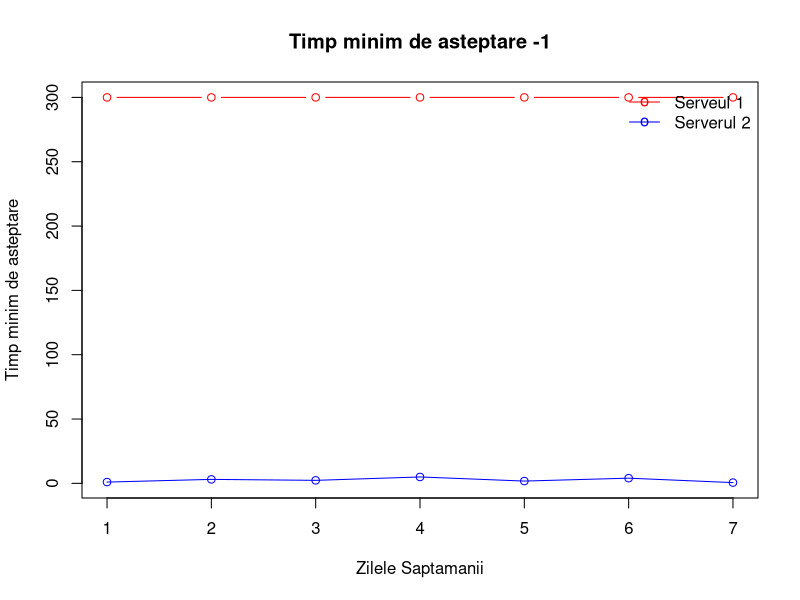
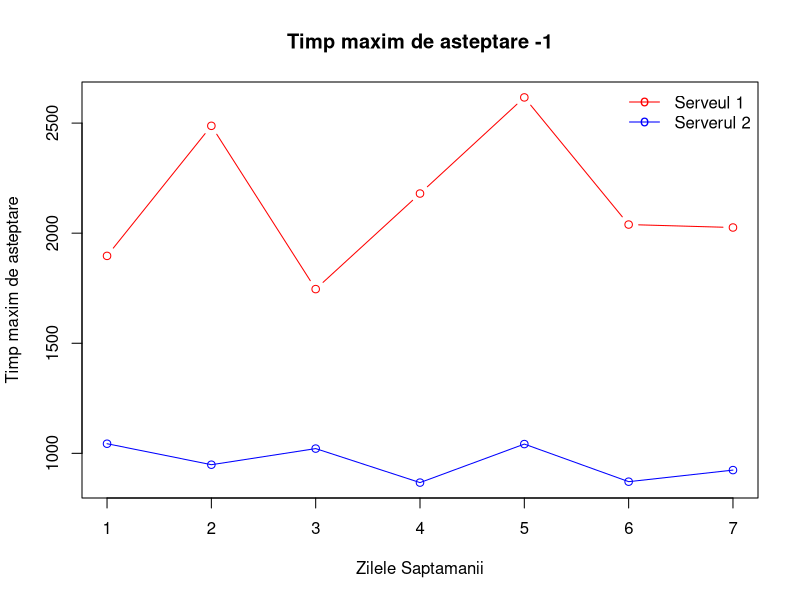
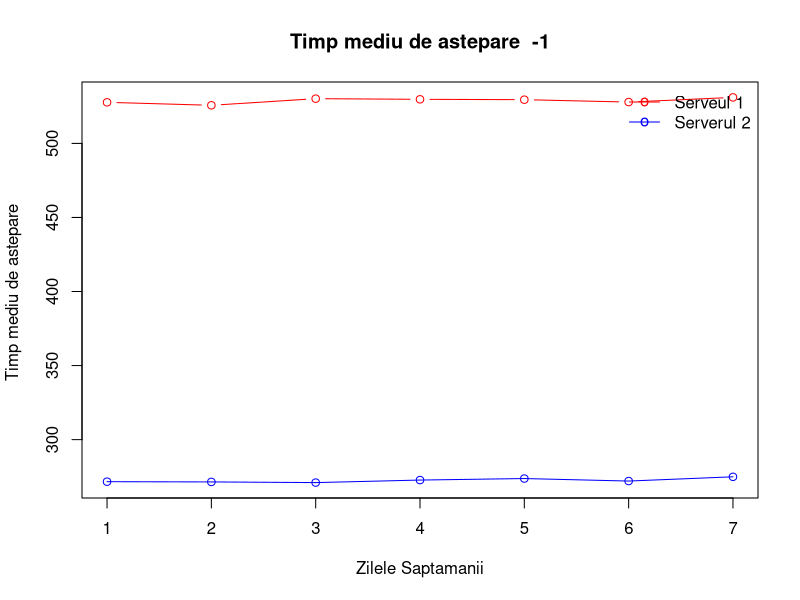
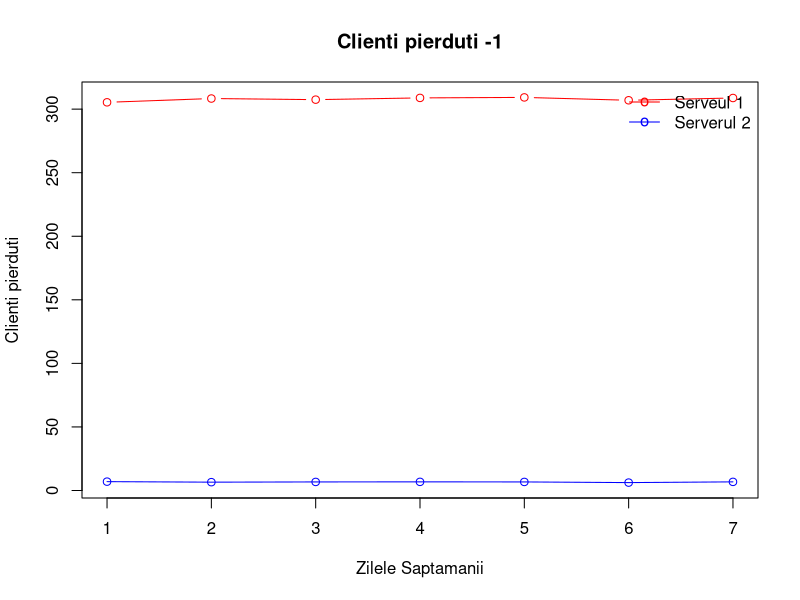
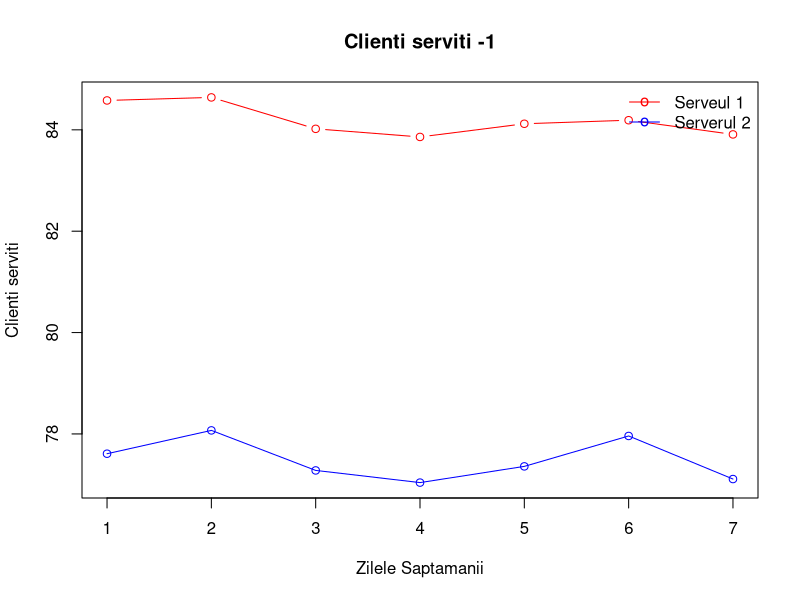
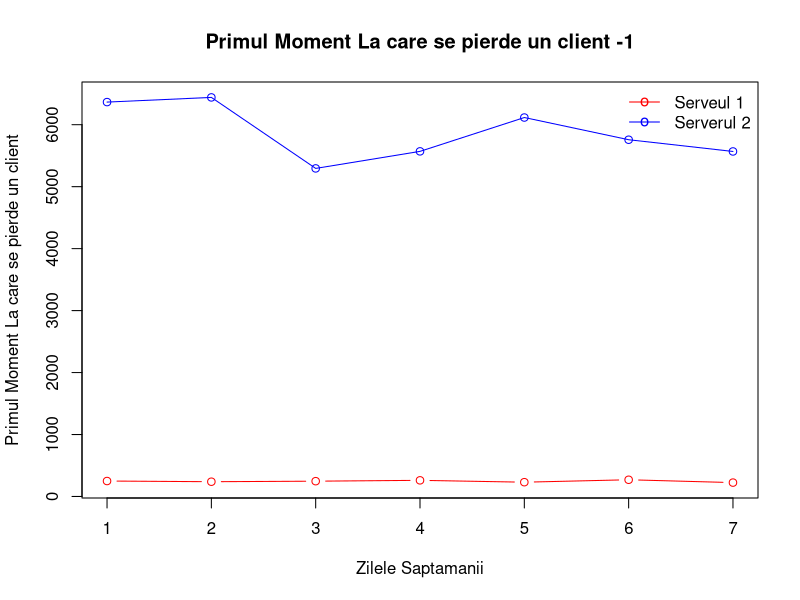
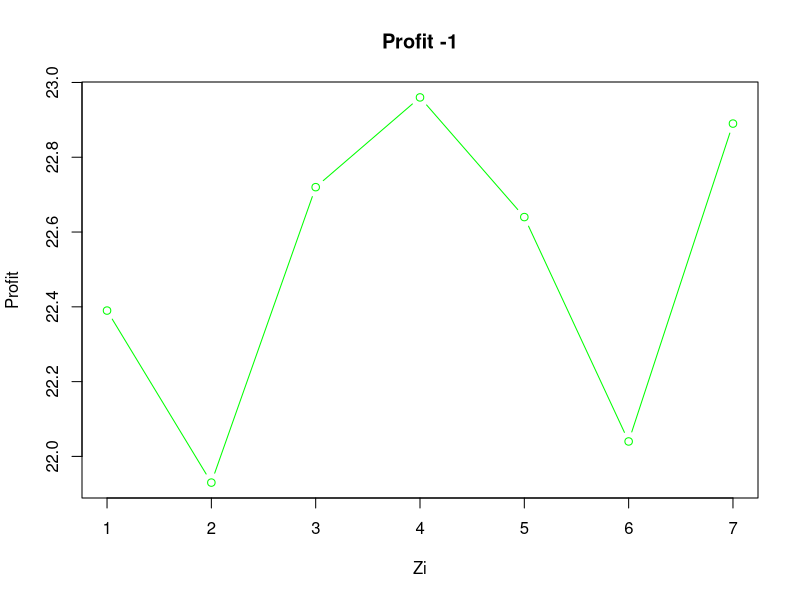
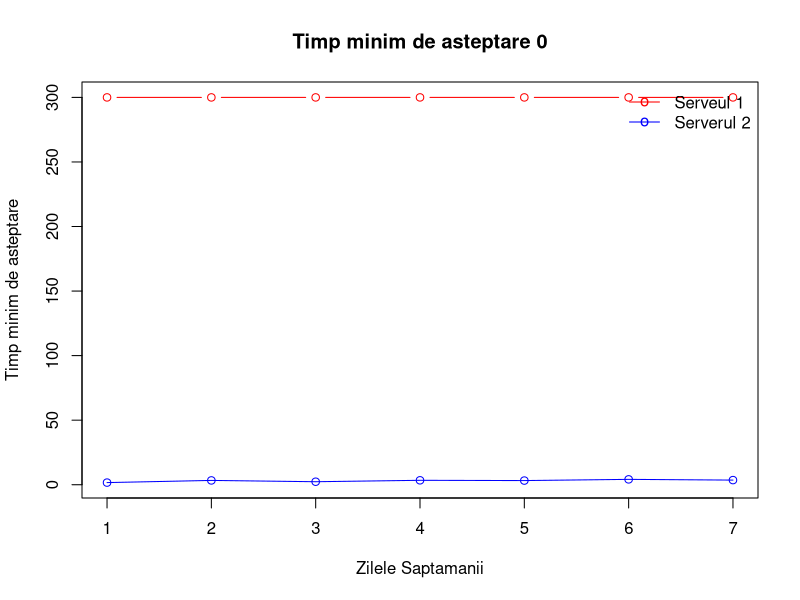

Recreate these plots in R, in order.

# n_0 = 100
# a_0 = 20220
# lambda = 0.01

library(R.utils)

#FUNCTII PENTRU GENERAREA DE VARIABILE ALEATOARE CU DISTRIBUTIILE DATE
lambda <- 0.01
#Generarea functiei de intensitate a procesului Poisson omogen de parametru t
#Parametrul t va fi exprimat in secunde de la inceperea unei simulari, 
#Prin urmare, imparti cu 3600 pentru a obtine ora respectiva 
gen_intensitate <- function(t) {
    h <-  t / 3600 
    if(0 <= h && h <= 2){
        return(23) 
    }else if(2 < h && h <= 6){
        return(15 * t ^ 2 + 3 * t -2)
    }
    else if(6 < h && h <= 10){
        return(3*log(t) + 15 * t^2 + -1)
    }
    return(12)
}

#Generarea lui Y1, o v.a. discreta cu urmatoarea distributie
#Valorile posibile ale lui Y1, sortate descrescator in functie de probabilitate
Y1_val <- c(5, 7, 11, 12, 23, 24)
Y1_prob <- c(20/60, 30/60, 2/60, 5/60, 2/60, 1/60)
sum_prob <- cumsum(Y1_prob) 
gen_y1 <- function(){
    #Generam uniforma
    u <-  runif(1,0,1)
    return(Y1_val[which(u < sum_prob)][1])
    
}

#Generarea unei variabile din distributia Exponentiala de parametru lambda
gen_exp <- function(n, lambda){
    U <- runif(n,0,1)
    return( -1/lambda * log(U))
}

#Generarea lui Y2, conform densitatii de probabilitate :
#f(x) = 2 /5 * x * exp((-1 * x ^2) / 25)
#Estimat prin metoda respingerii 
gen_y2 <- function(){
    while(TRUE){
        Y <- gen_exp(1,lambda = 1/5)
        u <- runif(1,0,1)
        if(u <=  1/5 * Y * exp((Y/5) * (1 - Y/5))){
            return(Y)
        }
    }
}

#Generarea Constantelor de rabdare printr-o repartitie Binomiala cu size=100, p=0.2
gen_binom <- function(size, p){
    #Initializam
    c <- p / (1-p)
    i <- 0
    prob <- (1-p) ^ size
    f <- prob
    while(TRUE){
        #Generam u -> Unif(0,1)
        u <- runif(1,0,1)
        if(u <= f)
            return(i)
        prob <- c * (size - i ) / (i +1) * prob
        f <-  f + prob 
        i <- i + 1
    }
    
}
# VARIABILE DE OUTPUT

A_1 <- c() # momentul sosirii clientului la serverul 1
A_2 <- c() # momentul sosirii clientului la serverul 2
D <- c() # momentul plecarii clientului din sistem

q1 <- matrix(nrow=0,ncol=2)
q2 <- matrix(nrow=0,ncol=2)

# 1)CONSTANTE DE MEDIU

#A_1[i] - t > rabdarea -> LEAVE

N_prog <- 12 # numarul de ore in care centrul primeste clienti
N_extra <- 0.5 # numarul de ore peste program  
N_max2 <- 5 #numarul maxim de scaune in sala de asteptare la serverul 2.
N_max1 <- 4 #numarul maxim de scaune in sala de asteptare la serverul 1. Dimensiuna maxima a cozii 
N_dif <- 1 #numarul maxim de scaune libere care ar putea fi ocupate de clienti
            #serviti de la serverul 1 si cand serverul 2 este plin
N_doze <- 100 #numarul de doze disponibile in fiecare zi. Profitul va reprezenta
N_zile <- 7 #numarul de zile asupra caruia facem observarea

# 2) INITIALIZARE

t <- 0 # variabila de timp t
n1 <- 0 # nr de clienti de la serverul 1
n2 <- 0 # nr de clienti de la serverul 2

SS <- c(n1, n2) # starea sistemului

N_A<- 0 # nr sosiri pana la momentul t
N_D <- 0 # nr de plecari pana la momentul t
N_loss <- 0 #nr de clienti care au parasit sistemul fara sa fie serviti
infoServ <- matrix(nrow=2, ncol=6) #vector ce va retine informatiile generate in urma unei simulari 

#infoServ[i,1] -> timpul minim de asteptare la serverul i 
#infoServ[i,2] -> timpul maxim de asteptare la serverul i 
#infoServ[i,3] -> timpul mediu de asteptare la serverul i 
#infoServ[i,4] -> nr de clienti pierduti la serverul i 
#infoServ[i,5] -> nr total de clienti serviti la serverul i 
#infoServ[i,6] -> primul moment de timp la care se pierde un client la serverul i

# Algoritm de generare T_s
generare_T_s <- function(s, lambda){
    
    T_s <- 0
    
    repeat{
        # 1. t = s
        t <- s
        
        # 2. generam U_1 , U_2
        U_1 <- runif(1)
        U_2 <- runif(1)
        
        # 3.
        t <- t - (1 / lambda) * log(U_1)
        
        # 4.
        if(U_2 <= gen_intensitate(t) / lambda){
            T_s <- t
            break;
        }
    }
    
    return(T_s)
}

#Generare initiala
T_0 <- generare_T_s(0, lambda)
t_A <<- T_0
t_1 <<- Inf
t_2 <<- Inf

#-------------------------------------------------------------------------------

# 2: CAZUL 1

generare_gamma <- function(lambda) {
    U <- runif(1)
    scale <- lambda
    return ((-1 / scale) * sum(log(U)))
}

cazul_1 <- function(){ # vede variabilele din afara 
    # caz: t_A = min(t_A, t_1, t_2)

    t <<- t_A
    T_t <<- generare_T_s(t, lambda)
    t_A <<- T_t
    
    # Daca persoanele aflate in asteptare la serverul 2 ocupa un nr max de scaune
    # trebuie sa lasam libere scaune in caz ca serverul 1 serveste mai repede
    # ca sa nu riscam ca mai multi oameni care vin din serverul 1 la serverul 2
    # sa "ramana fara scaun"
    if(n1 >= N_max1 || (n1 > 1 && n2 >= N_max2 - N_dif)){
        #Daca totusi se intampla, pierdem
        N_loss <- N_loss + 1
        
    }else{
        if(n1 == 0){
            n1 <<- n1 + 1
        }else{
            #Generam cu rbinom timpul lui de astptare
            n_rabdare <- gen_binom(100, 0.2)
            q1 <<- rbind(q1, c(t, n_rabdare))
            n1 <<- n1 + 1 
        }
            
        if(n1 == 1){
            #Functiile de generare dupa datele primite genereaza valori mici
            #In comparatie cu t. Ne vom asuma ca aceste valori sunt, de fapt, minute
            Y_1 <- gen_y1() * 60
            if( Y_1 < infoServ[1,1]){
                infoServ[1,1] <<- Y_1
            }else if(Y_1 > infoServ[1,2]){
                infoServ[1,2] <<- Y_1
            }
            #print(c("Y_1 generat la caz1:",Y_1))
            infoServ[1,3] <<- infoServ[1,3] + Y_1
            t_1 <<- t + Y_1
        }
        
        # Output cazul 1)
        A_1_temp <- A_1
        A_1 <<-  c(A_1, t)
    }
}

# 3: CAZUL 2

cazul_2 <- function (){
    # caz: t_1 < t_A && t_1<= t_2
    t <<- t_1
    if(n1 > 0){
        n1 <<- n1 - 1
    }
    
    #Adaugam la numarul total de clienti serviti de catre serverul 1
    infoServ[1,5] <<- infoServ[1,5] + 1
    #Daca nu este niciun client in asteptare la serverul 2, trimitem noul client 
    #Direct la procesarea de catre serverul 2
    if(n2 == 0){
        n2 <<- n2 + 1
    
    }else{
        #Altfel, insamna ca exista un client care este servit in acest moment 
        #Deci il adaugam pe acest nou client in coada. 
        #Regeneram constanta de rabdare pentru clientul care acum va intra in serverul 2
        n_rabdare <- gen_binom(100,0.2)
        #Introducem clientul in serverul2
        q2 <<- rbind(q2, c(t, n_rabdare))
        n2 <<- n2 + 1 
    }
    #Daca este singurul client la serverul 2, generam timpul de procesare al acestuia
    if(n2 == 1){
        #Generarea variabilelor conform repartitiei date de f2(x) genereaza date prea mici
        #in comparatie cu t, motiv pentru care ne asumam ca aceste valori ar fi, 
        #de fapt, minute. Asadar, le vom converti in secunde
        Y_2 <<- gen_y2() * 60 
        if( Y_2 < infoServ[2,1]){
            infoServ[2, 1] <<- Y_2
        }else if(Y_2 > infoServ[2,2]){
            infoServ[2, 2] <<- Y_2
        }
        #Actualizam timpul mediu  petrecut la serverul 2
        infoServ[2,3] <<- infoServ[2,3] + Y_2
        #print(c("Y_2 generat la caz2:",Y_2))
        t_2 <<- t + Y_2
    }
    
    if(n1 == 0){
        t_1 <<- Inf
    } else{
        Y_1 <<- gen_y1() * 60
        #print(c("Y_1 generat la caz2:",Y_1))
        t_1 <<- t + Y_1
        
        #Eliminam prima persoana din coada, deoarece este uramtoarea ce va fi servita,
        #Daca exista perosoane in coada
        if( nrow(q1) > 0){
            #print("before Pop:")
            #print(q1)
            curent <- q1[1, ]
            q1 <<- q1[-1,,drop=FALSE]
            #print("after Pop:")
           # print(dim(q1))
           # print(q1)
            if( Y_1 + t - curent[1] < infoServ[1, 1]){
                infoServ[1,1] <<- Y_1 + t - curent[1]
            }else if(Y_1 + t - curent[1]> infoServ[1,2]){
                infoServ[1,2] <<- Y_1 + t - curent[1]
            }
            #Actualizam la timpul total de servire server 1
            infoServ[1,3] <<- infoServ[1,3] + Y_1 + t - curent[1]
        }
        
    }
    
    # Output cazul 2)
    N_temp <- N_A - n1
    A_2_temp <- A_2
    if(N_temp <= length(A_2))
        A_2[N_temp] <<- t
    else
        #print("N_temp > length (A_2)")
        A_2 <<- c(A_2, t)
}

# 4: CAZUL 3

cazul_3 <- function() {
    # t_2 < t_A && t_2 < t_1
    t <<- t_2
    N_D <<- N_D + 1
    infoServ[2,5] <<- N_D
    if(n2 > 0 ){
        n2 <<- n2 - 1
    }
    
    if(n2 == 0) {
        t_2 <<- Inf
    }else {
        Y_2 <- gen_y2() * 60 
        #print(c("Y_2 generat la caz3:",Y_2))
        t_2 <<- t + Y_2
        
        if(nrow(q2) > 0){
            #Adaugam timpul petrecut de clientul din coada la timpii de asteptare
            curent <- q2[1, ]
            #Eliminam din coada clientul servit.
            q2 <<- q2[-1,,drop=FALSE]
            #q2 <<- q2[-1,]

            #Actualizam timpul minim, maxim  petrecut la serverul 2
            if( Y_2 + t - curent[1]< infoServ[2,1]){
                infoServ[2,1] <<- Y_2 + t - curent[1]
            }else if(Y_2 > infoServ[2,2]){
                infoServ[2,2] <<- Y_2 + t - curent[1]
            }
            #Actualizam timpul mediu  petrecut la serverul 2
            infoServ[2, 3] <<- infoServ[2,3] + Y_2 + t - curent[1]
            
        }
        
        
    }
    
    # Output cazul 3)
    D_temp <- D
    D <<- append(D_temp, t, after=N_D)
}

#-------------------------------------------------------------------------------

resetare_variabile <- function(){
    #O noua zi, resetam masura de timp
    t <<- 0
    #O noua zi, niciun client de procesat, asteptam clientii
    n1 <<- 0
    n2 <<- 0
    
    #Generam T_0 prin care setam momentul de timp al sosirii primului client
    T_0 <- generare_T_s(0, lambda)
    
    t_A <<- T_0
    t_1 <<- Inf
    t_2 <<- Inf
    
    A_1 <<- c()
    A_2 <- c() 
    D <<- c() 
    N_A <<- 0
    N_D <<- 0
    
    q1 <<- matrix(nrow=0,ncol=2)
    q2 <<- matrix(nrow=0,ncol=2)
    
    #Fiecare zi incepe cu 100 de doze
    N_doze <<- 100 
    #Timp minim petrecut
    infoServ[1,1] <<- Inf
    infoServ[2,1] <<- Inf
    
    #Timp maxim petrecut
    infoServ[1,2] <<- 0
    infoServ[2,2] <<- 0
    
    #Timp petrecut 
    infoServ[1,3] <<- 0
    infoServ[2,3] <<- 0
    
    #N clienti pierduti
    infoServ[1,4] <<- 0
    infoServ[2,4] <<- 0
    
    #N clienti serviti
    infoServ[1,5] <<- 0
    infoServ[2,5] <<- 0
    
    #Primul mom de timp la care se pierde un client
    infoServ[1,6] <<- 0
    infoServ[2,6] <<- 0
    
}

# ------------------------------------------------------------------------------

simulare_zi <- function(dummy = 1,n_sim, n_zi) {
    
    #De fiecare data cand apelam simulare_zi, ptc folosim variabile globale
    #Avem nevoie sa dam reset
    resetare_variabile()
    #Initial, consideram ca centrul isi incepe activitatea la timpul 0.
    #Consideram ca fiecare variabila de timp reprezinta numarul de secunde 
    #De la deschiderea centrului.
    #Astfel, este nevoie sa ne oprim atunci cand t depaseste N_prog * 3600 = 43200
    while(TRUE){
       # print("-----------------------")
        
        #Centrul se va inchide daca una din cele 2 conditii este indeplinita:
        #1. Fie au trecut si numarul de ore extra pe care le-am alocat servirii
        #2. Fie programul de primire s-a terminat si am reusit sa servim toti clientii
        if(t >= (N_prog + N_extra) * 3600 || 
           t >= N_prog * 3600 && n1 == 0 && n2 == 0){
            #   return metrics -> N_loss, length(A_2) numar doze,
            #print(c("Ramasi in n1", n1))
            #print(c("Ramasi in n2", n2))
            #print(c("t_A=",t_A))
            #print(c("t_1=",t_1))
            #print(c("t_2=",t_2))
            #print(c("Doze folosite=",N_D))
            
            #Media timpului de astepare pentru cele 2 servere
            infoServ[1,3] <<- infoServ[1,3] / infoServ[1,5]
            infoServ[2,3] <<- infoServ[2,3] / infoServ[2,5]
            break
        }
        if(t_A == min(t_A, t_1, t_2)){
            #print("Intra cazul 1")
            #Primim clientii doar daca se indeplinesc simultan:
            #1. Timpul curent nu a depasit programul de munca
            #2. Coada serverului 2 nu este la capacitate maxima
            #3. Coada serverului 1 nu este la capacitate maxima
            if(t < N_prog * 3600){
                #print("Cazul 1")
                cazul_1()
            }
            else{
                t_A <<- Inf
                #print("Au trecut orele de primire clienti. Overtime.")
            }
        }
        else if(t_1 < t_A && t_1 <= t_2){
            #print("Intra cazul 2")
            cazul_2()
        }
        else if(t_2 < t_A && t_2 < t_1){
           # print("Intra cazul 3")
            cazul_3()
        }
        #Dat fiind t momentul de timp actual, eliminam din cele 2 cozi toti clientii
        #care si-au pierdut rabdarea
        len_q1_inainte <- nrow(q1)
        len_q2_inainte <- nrow(q2)
        if(nrow(q1) > 0){
            if(infoServ[1,6] == 0){
                q1_de_elim <- subset(q1, q1[, 1] + q1[, 2] <= t)
            
                q1 <<- subset(q1, q1[, 1] + q1[, 2] > t)
                if(nrow(q1_de_elim) > 0){
                    infoServ[1,6] <<- q1_de_elim[1, 1] + q1_de_elim[1, 2]
                }
            }else{
                q1 <<- subset(q1, q1[, 1] + q1[, 2] > t)
            }
            
        }
        if(nrow(q2) > 0){
            if(infoServ[2,6] == 0){
                q2_de_elim <- subset(q2, q2[, 1] + q2[, 2] <= t)
                q2 <<- subset(q2, q2[, 1] + q2[, 2] > t)
                
                if(nrow(q2_de_elim) > 0){
                    infoServ[2,6] <<- q2_de_elim[1, 1] + q2_de_elim[1, 2]
                }
            }else{
                q2 <<- subset(q2, q2[, 1] + q2[, 2] > t)
            }
           
        }
        n1 <<- n1 + nrow(q1) - len_q1_inainte
        n2 <<- n2 + nrow(q2) - len_q2_inainte  
        #print(c(length(q1[,1]), len_q1_inainte))
        #print(c(length(q2[,2]), len_q2_inainte))
        #print("After:Q1 and Q2:")
        #print(q1)
        #print(q2)
        #print(c("t_A=",t_A))
        #print(c("t_1=",t_1))
        #print(c("t_2=",t_2))
        #print(c("n1=",n1))
        #print(c("n2=",n2))
        
        #Numarul de clienti pierduti per fiecare sever este diferenta dintre lungimea dinainte
        #de eliminare si lungimea curenta
        if(len_q1_inainte > nrow(q1)){
           
            infoServ[1, 4] <<- infoServ[1, 4] + (len_q1_inainte - nrow(q1))
        }
        if(len_q2_inainte > nrow(q2))
            infoServ[2, 4] <<- infoServ[2, 4] + (len_q2_inainte - nrow(q2))
        
    }
    #print("Metrics:")
    #Odata obtinute valorile pentru o simulare pentru o zi, acutalizam matricea agregatoare
    #print(infoServ)
    for (i in 0:1){
        #Actualizarea timpului minim petrecut la serverul i din toate simularile
        agregator[2 * n_zi - i, 1] <<- min(agregator[2 * n_zi - i, 1], infoServ[2 - i, 1])
        #Actualizarea timpului maxim petrecut la serverul i din toate simularile
        agregator[2 * n_zi - i,2] <<- max(agregator[2 * n_zi - i ,2], infoServ[2 - i,2])
        #Actualizarea timpului mediu petrecut la serverul i din toate simularile
        agregator[2 * n_zi - i,3] <<- (1 / n_sim) * infoServ[2 - i , 3] + agregator[2 * n_zi - i, 3]
        #Actualizarea numarului mediu de clienti pierduti la serverul i
        agregator[2 * n_zi - i,4] <<- (1 / n_sim) * infoServ[2 - i, 4] + agregator[2 * n_zi - i, 4]
        #Actualizarea numarului mediu de clienti serviti la serverul i
        agregator[2 * n_zi - i,5] <<- (1 / n_sim) * infoServ[2 - i, 5] + agregator[2 * n_zi - i, 5]
        #Actualizarea numarului mediu de clienti serviti la serverul i
        agregator[2 * n_zi - i,6] <<- (1 / n_sim) * infoServ[2 - i, 6] + agregator[2 * n_zi - i, 6]
        
    }
    #print(c("Program incheiat.Last t:", t))
    #print(agregator)
    #Adunam la profitul mediu pentru aceasta zi, profitul obtinut pentru aceasta simulare
    
    profit <<- (1 / n_sim) * (N_doze - N_D) + profit
    #print(c("PROFIT:", profit))
    #print("-------------------------")
    
}
#castig[3,1] 
#Rulam simularea pentru 7 zile ->castig normal aka castig[1,1]
#Rulam simularea pentru 7 zile, dar N_prog ++ ->castig[2,1]
#Rulam simularea pentru 7 zile, dar N_prog -- ->castig[3,1]
#castig[2,1] - castig[1,1] pentur N_prog ++
#castig[3,1] - castig[1,1] pentur N_prog --

#Simulare_zi va fi metoda apelata pentru a obtine metricele aferente unei 
#zile lucratoare
#for i in 1:7{
    #In fiecare zi din perioada specificata,e.g. 1:7 o saptamana
    #Rulam 10^6 scenarii posibile
#    for sim in 1:1e6
        #metrics = simulare_zi()
        
    #Pentru fiecare dintre cele 10^6 valori ale metricelor, 
    #Calculam o valoare medie orientativa pentru ziua respectiva. 
    #Adaugam in grafice
    #pe Ox numarul zilei si pe Oy una din metrice. 
    #Cate un grafic per metrica. 
#}

#-------------------------------------------------------------------------------

agregator <- matrix(nrow=2 * N_zile , ncol=6)
profit <- 0
profituri <- c()

main <- function(offset_ore_de_lucru) { # offset-ul este un string = "-1", "0" si "1" corespunzator scurtarii/prelungirii programului de lucru cu clientii
    n <- 100 # numarul de simulari pe zi
    saptamana <- c()
    profit <<- 0
    profituri <<- c()
    agregator <<- matrix(nrow=2 * N_zile , ncol=6)
    
    for(i in 1:N_zile){
        #Pentru fiecare zi rulam n simulari 
        agregator[2 * i - 1, 2:6] <<- 0
        agregator[2 * i, 2:6] <<- 0
        agregator[2 * i - 1, 1] <<- Inf
        agregator[2 * i, 1] <<- Inf
        profit <<- 0 
        sapply(1:n, simulare_zi, n_sim=n, n_zi=i)
        profituri <<- c(profituri, profit)
        #print(c("Sfarist de simulare pentru ziua: ",i))
        #print(agregator)
    }
    #Dupa finalizarea simularilor pentru N_zile, in agregator vom avea 
    #Pe fiecare rand de indice 2 * i - 1 informatii de la serverul 1 pentru ziua i
    #Pe fiecare rand de indice 2 * i  informatii de la serverul 2 pentru ziua i
    #par(mfrow=2, mfcol=2)
    ylabs <-  c("Timp minim de asteptare", 
                "Timp maxim de asteptare", 
                "Timp mediu de astepare ", 
                "Clienti pierduti", 
                "Clienti serviti",
                "Primul Moment La care se pierde un client")
    plot_grafic <- function(i){
        ymin <- min(agregator[, i])
        ymax <- max(agregator[, i])
        plot(seq(1,N_zile), agregator[seq(1,2*N_zile,2), i], col='red', xlab='Zilele Saptamanii',
             type='b',
             ylab=ylabs[i],
             ylim = c(ymin, ymax),
             main = paste(ylabs[i], offset_ore_de_lucru, sep = " "))
        points(seq(1,N_zile), agregator[seq(2,2*N_zile,2), i], col='blue', xlab='Zilele Saptamanii')
        lines(seq(1,N_zile), agregator[seq(2,2*N_zile,2), i], col='blue', xlab='Zilele Saptamanii',lty=1)
        legend("topright",
               legend = c("Serveul 1", "Serverul 2"), 
               col = c("red","blue"),
               bty="n",
               pch = "o",
               lty =1)
        }
    sapply(1:6, plot_grafic)
    
    #Plotare profituri
    plot(seq(1:N_zile), profituri,type='b',col="green",xlab="Zi", ylab="Profit", main = paste("Profit", offset_ore_de_lucru, sep = " "))
    
    return (mean(profituri));
}

analiza_3_simulari <- function() {
    N_prog_initial <- N_prog
    
    N_prog <<- N_prog_initial - 1
    medie_program_prescurtat <- main("-1")
    print(paste("Numar de ore program de lucru: ", N_prog))
    print(medie_program_prescurtat)

    N_prog <<- N_prog_initial
    medie_program_normal <- main("0")
    print(paste("Numar de ore program de lucru: ", N_prog))
    print(medie_program_normal)
    
    N_prog <<- N_prog_initial + 1
    medie_program_prelungit <- main("+1")
    print(paste("Numar de ore program de lucru: ", N_prog))
    print(medie_program_prelungit)
}

analiza_3_simulari()

